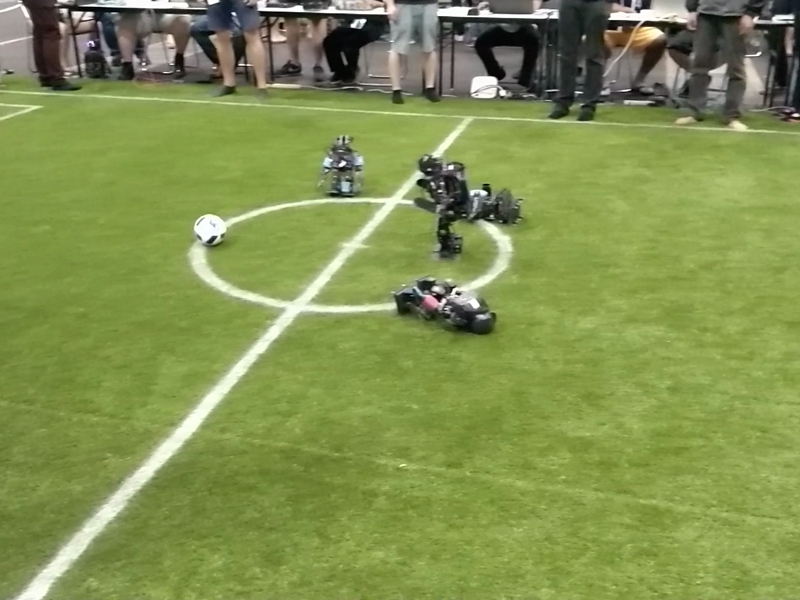
#> input picture atividade1_vis/imgs/robot_00198.jpg, 800 x 600 px, given in place of the camera
$ python main.py
#> lines starting #> are read from the running program, lines starting #| are printed output that depends on the picture; after the words box and inside, x2 and y2 are one past the last pixel; in counts of white or black regions, pixels touching at a corner belong together
#o código muda um objeto de cor VERDE para AZUL
import cv2
import numpy as np

webcam = cv2.VideoCapture(0)

while True:
    conectado, frame = webcam.read()
#> frame is the input picture: shape (600, 800, 3); mean B, G, R 80.3, 146.2, 130.1
    hsv = cv2.cvtColor(frame, cv2.COLOR_BGR2HSV)
#> hsv: shape (600, 800, 3); mean H, S, V 39.6, 114.1, 147.1

    lower_green = np.array([36, 25, 25])
    upper_green = np.array([70, 255,255])

    mask = cv2.inRange(hsv, lower_green, upper_green)
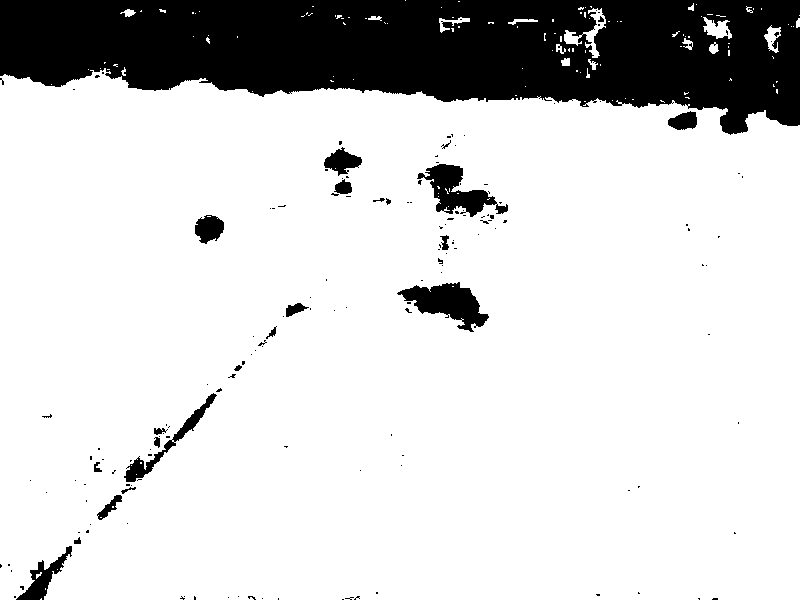
#> mask: shape (600, 800); 82.6% white; 162 black regions (139 under 20 px), largest, box (x1, y1, x2, y2) and area: (0, 0, 800, 135) 74309, (397, 282, 489, 332) 2211, (417, 164, 508, 217) 1938
    result = cv2.bitwise_and(frame, frame, mask=mask)
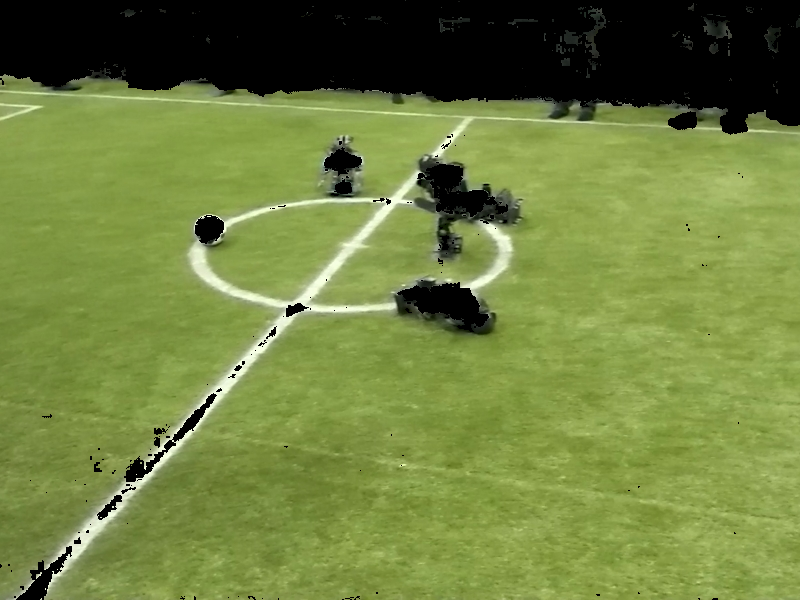
#> result: shape (600, 800, 3); mean B, G, R 63.3, 128.2, 111.6
    result[mask>0] = (255,0,0)
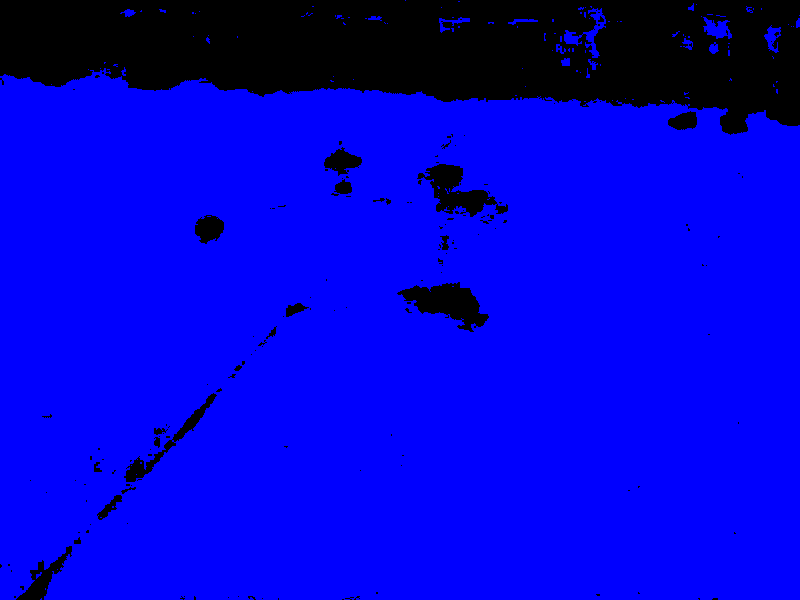
#> result: shape (600, 800, 3); mean B, G, R 210.6, 0, 0

    cv2.imshow('Video original', frame)
    cv2.imshow('Video resultado', result)

    key = cv2.waitKey(5)
#> (key Esc is pressed here)

    if key == 27: #tecla ESC fecha as janelas
        break

webcam.release()
cv2.destroyAllWindows()

$ run again, on atividade1_vis/imgs/robot_00374.jpg
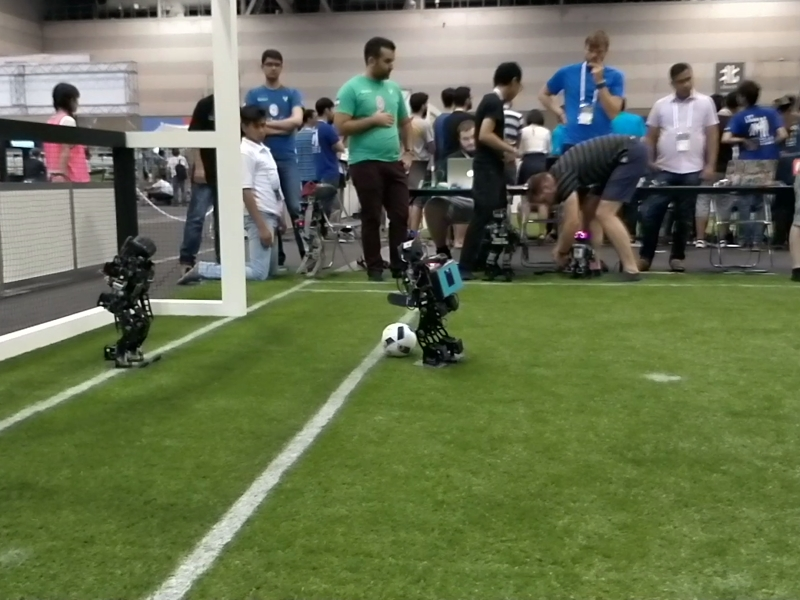
#> input picture atividade1_vis/imgs/robot_00374.jpg, 800 x 600 px, given in place of the camera
#> frame is the input picture: shape (600, 800, 3); mean B, G, R 82, 114.6, 104.4
#> hsv: shape (600, 800, 3); mean H, S, V 46.3, 95.6, 118.9
#> `mask = cv2.inRange(hsv, lower_green, upper_green)`:
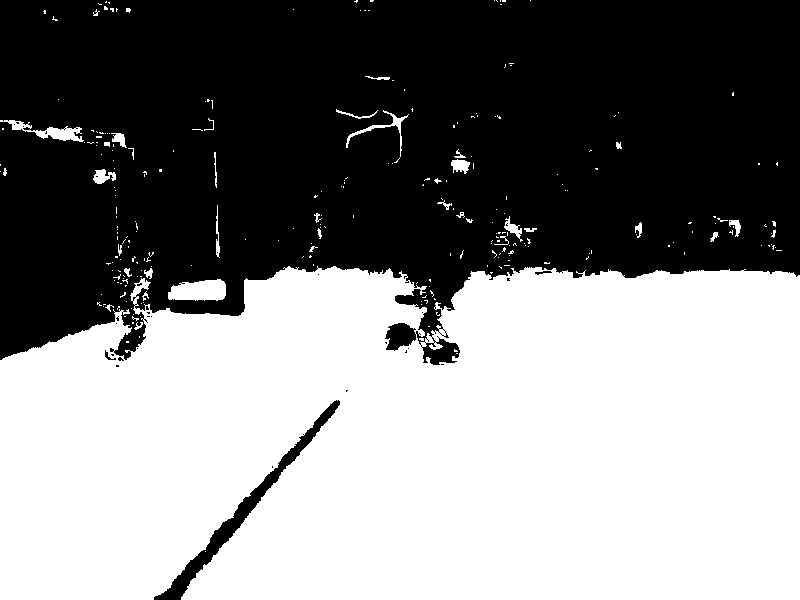
#> mask: shape (600, 800); 51.4% white; 33 black regions (29 under 20 px), largest, box (x1, y1, x2, y2) and area: (0, 0, 800, 365) 230143, (154, 400, 340, 600) 3012, (535, 271, 552, 275) 35, (105, 350, 116, 360) 35
#> `result[mask>0] = (255,0,0)`:
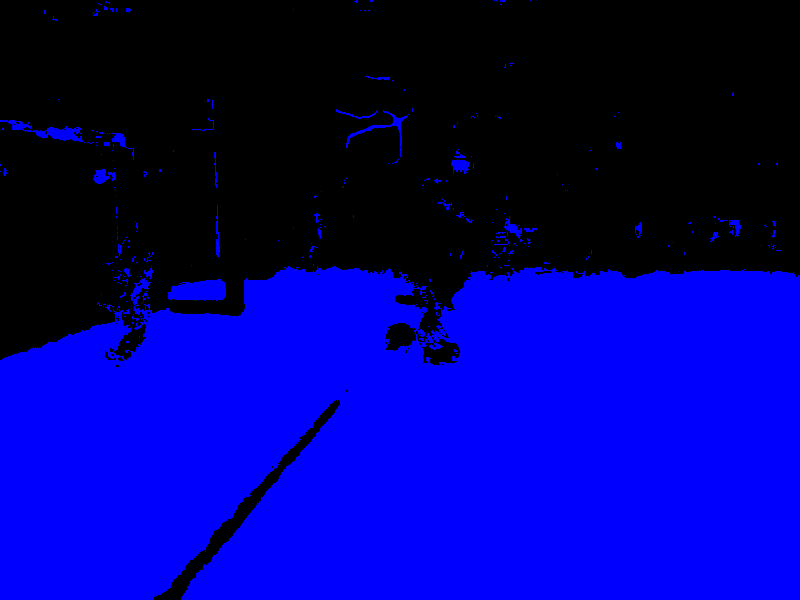
#> result: shape (600, 800, 3); mean B, G, R 131, 0, 0
